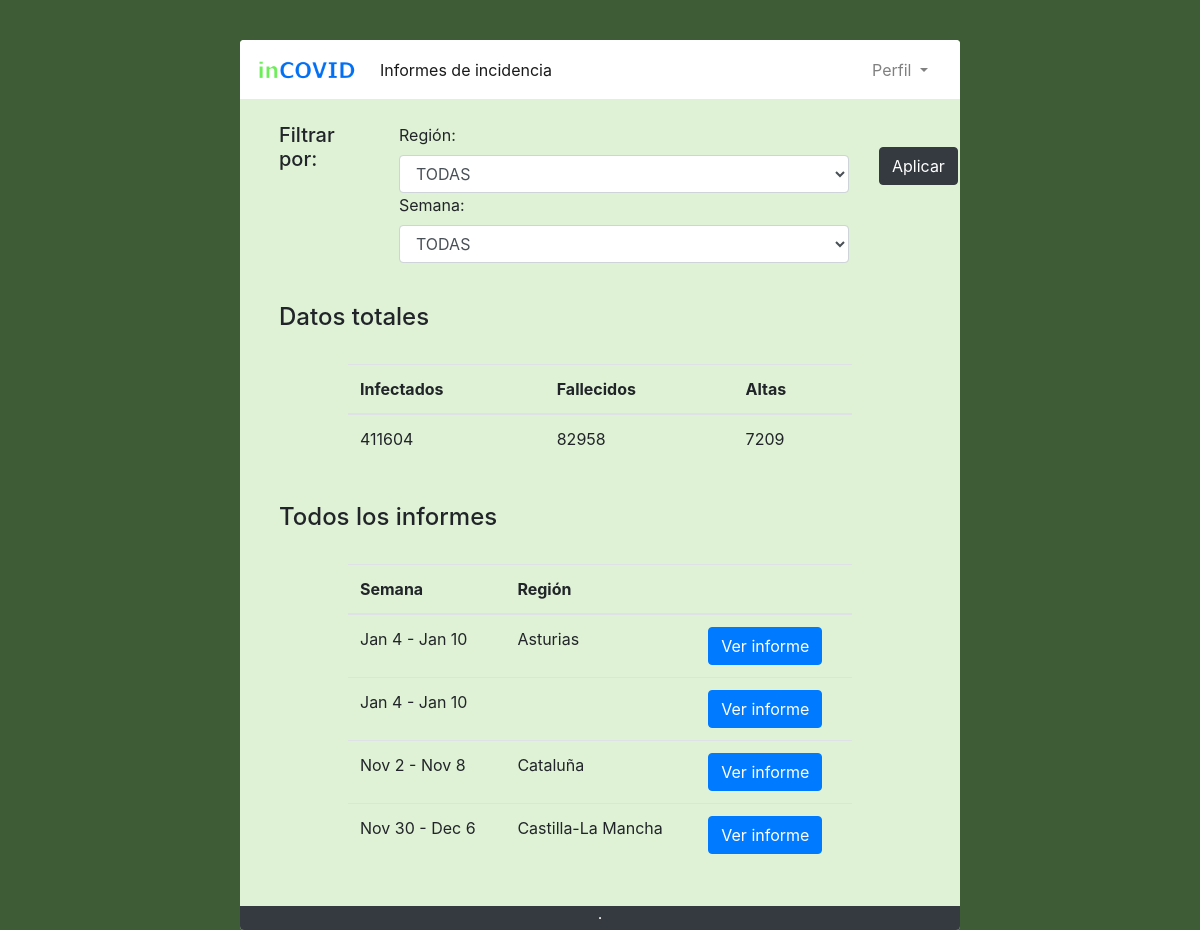
The page / on the database its author committed.
### tables this page shows
CREATE TABLE `informes` (
  `id` int NOT NULL,
  `semana` varchar(100) NOT NULL,
  `region` varchar(50) NOT NULL,
  `nInfectados` int NOT NULL,
  `nFallecidos` int NOT NULL,
  `nAltas` int NOT NULL,
  `idautor` int NOT NULL
);

CREATE TABLE `regiones` (
  `id` int NOT NULL,
  `nombre` varchar(50) NOT NULL
);

### auxiliar/AccesoADatos.php (called while the page is built, shortened)
<?php
$dir = $_SERVER['PHP_SELF'];
if (substr($dir, -9) == 'index.php') {
    $ruta = '';
} else {
    $ruta = '../';
}
require_once $ruta . 'modelo/Informe.php';
class AccesoADatos {
    private static $conexion;
    public static function new() {
        self::$conexion = new mysqli(Variables::$HOST, Variables::$USUARIO, Variables::$PASS, Variables::$BD);
    }
    public static function getAllInformes() {
        $consulta = "SELECT * FROM informes";
        $informes = null;
        if ($resultado = self::$conexion->query($consulta)) {
            while ($fila = $resultado->fetch_assoc()) {
                $id = $fila['id'];
                $semana = $fila['semana'];
                $nInfectados = $fila['nInfectados'];
                $nFallecidos = $fila['nFallecidos'];
                $nAltas = $fila['nAltas'];
                $idAutor = $fila['idautor'];
                $region = $fila['region'];
                $consultaRegion = 'SELECT nombre FROM regiones WHERE id=' . $region;
                $resultadoRegion = self::$conexion->query($consultaRegion);
                $fila = $resultadoRegion->fetch_assoc();
                $region = $fila['nombre'];
                $informes[] = new Informe($id, $semana, $region, $nInfectados, $nFallecidos, $nAltas, $idAutor);
            }
        }
        return $informes;
    }
}

### modelo/Informe.php (called while the page is built, shortened)
<?php
class Informe {
    private $semana;
    private $region;
    private $nInfectados;
    private $nFallecidos;
    private $nAltas;
    function __construct($id, $semana, $region, $nInfectados, $nFallecidos, $nAltas, $idAutor) {
        $this->semana = $semana;
        $this->region = $region;
        $this->nInfectados = $nInfectados;
        $this->nFallecidos = $nFallecidos;
        $this->nAltas = $nAltas;
    }
    function getSemana() {
        return $this->semana;
    }
    function getRegion() {
        return $this->region;
    }
    function getNInfectados() {
        return $this->nInfectados;
    }
    function getNFallecidos() {
        return $this->nFallecidos;
    }
    function getNAltas() {
        return $this->nAltas;
    }
}

### index.php (the view, shortened to what this page needs)
<!DOCTYPE html>
<html lang="es_ES">
    <head>
        <link rel="stylesheet" href="https://cdn.jsdelivr.net/npm/bootstrap@4.5.3/dist/css/bootstrap.min.css"
>
        <link rel="stylesheet" href="estilos/misEstilos.css">
    </head>
    <body>
        <div class="containter d-flex justify-content-center">
            <div class="row principal rounded">
                <?php
                include 'recursos/cabecera.php';
                require_once 'modelo/Informe.php';
                require_once 'auxiliar/AccesoADatos.php';
                $informes = AccesoADatos::getAllInformes();
                $infectados = 0;
                $fallecidos = 0;
                $altas = 0;
                if (is_array($informes)) {
                    for ($i = 0; $i < sizeof($informes); $i++) {
                        $infectados += $informes[$i]->getNInfectados();
                        $fallecidos += $informes[$i]->getNFallecidos();
                        $altas += $informes[$i]->getNAltas();
                    }
                } else {
                    ?>
                <div class="col-12 d-flex justify-content-center">
                    <p class="text-danger mt-4">No hay informes que coincidan con tu búsqueda.</p>
                </div>
                    <?php
                }
                ?>
                <div class="col-2 mt-4 ml-4">
                    <h5 class="h5">Filtrar por:</h5>
                </div>
                <div class="col-8 mt-4">
                    <form name="filtro" action="index.php" method="POST">
                        <div class="form-group">
                            <label for="filtroRegion">Región: </label>
                            <select class="form-control" name="filtroRegion">
                                <option value="TODAS">TODAS</option>
                            </select>
                            <label for="filtroSemana">Semana: </label>
                            <select class="form-control" name="filtroSemana">
                                <option value="TODAS">TODAS</option>
                            </select>
                        </div>
                </div>
                <div class="col-1 mt-5">
                    <input class="btn btn-dark" type="submit" name="filtrar" value="Aplicar">
                </div>
                <div class="col-12 mt-4 ml-4">
                    <h4 class="h4">Datos totales</h4>
                </div>
                <div class="col-12 mt-4 px-4 d-flex justify-content-center">
                    <table class="table table-hover w-75">
                        <thead>
                            <tr>
                                <th scope="col">Infectados</th>
                                <th scope="col">Fallecidos</th>
                                <th scope="col">Altas</th>
                            </tr>
                        </thead>
                        <tbody>
                            <tr>
                                <td><?php echo $infectados; ?></td>
                                <td><?php echo $fallecidos; ?></td>
                                <td><?php echo $altas; ?></td>
                            </tr>
                        </tbody>
                    </table>
                </div>
                <div class="col-12 mt-4 ml-4">
                    <h4 class="h4">Todos los informes</h4>
                </div>
                <div class="col-12 mt-4 px-4 d-flex justify-content-center">
                    <table class="table table-hover w-75">
                        <thead>
                            <tr>
                                <th scope="col">Semana</th>
                                <th scope="col">Región</th>
                                <th scope="col"></th>
                            </tr>
                        </thead>
                        <tbody>
                            <?php
                            if (is_array($informes)) {
                                for ($i = 0; $i < sizeof($informes); $i++) {
                                    ?>
                                    <tr>
                                        <td><?php echo $informes[$i]->getSemana(); ?></td>
                                        <td><?php echo $informes[$i]->getRegion(); ?></td>
                                        <td>
                                            <form name="verInforme" action="controladores/controladorInformes.php" method="POST">
                                                <input type="submit" class="btn btn-primary" name="verInforme" value="Ver informe">
                                            </form>
                                        </td>
                                    </tr>
                                    <?php
                                }
                            }
                            ?>
                        </tbody>
                    </table>
                </div>
                <?php include 'recursos/footer.php'; ?>
            </div>
        </div>
    </body>
</html>

### recursos/cabecera.php (shortened to what this page needs)
<?php
$dir = $_SERVER['PHP_SELF'];
if (substr($dir, -9) == 'index.php') {
    $ruta = '';
} else {
    $ruta = '../';
}
require_once $ruta . 'modelo/Informe.php';
?>
<nav class = "navbar navbar-expand navbar-light bg-white w-100 rounded-top">
    <a class = "navbar-brand" href = "<?php echo $ruta . 'index.php'; ?>">
        <img src = "<?php echo $ruta . 'images/logo.png'; ?>" width = "100" height = "auto" alt = "logo inCOVID">
    </a>
    <div class = "collapse navbar-collapse" id = "navbarNavDropdown">
        <ul class = "navbar-nav">
            <li class = "nav-item <?php
            if (substr($dir, -9) == 'index.php') {
                echo 'active';
            }
            ?>">
                <a class = "nav-link" href = "<?php echo $ruta . 'index.php'; ?>">Informes de incidencia</a>
            </li>
        </ul>
        <div class = "dropdown ml-auto">
            <a class = "nav-link dropdown-toggle desplegable" href = "#" id = "navbarDropdownMenuLink" data-toggle = "dropdown" aria-haspopup = "true" aria-expanded = "false">
                <?php
                if (isset($usuarioIniciado)) {
                    echo '<i>' . $usuarioIniciado->getNombre() . '</i>';
                } else {
                    echo 'Perfil';
                }
                ?>
            </a>
        </div>
    </div>
</nav>

### recursos/footer.php
<div class="col-12 bg-dark text-light rounded-bottom d-flex justify-content-center mt-4">
    ·
</div>

### estilos/misEstilos.css (style rules this page uses)
body { background-color: #3e5c35; }
.principal { background-color: #dff2d5; }
@media (min-width: 767.98px) { .principal { width: 60%; margin-top: 5vh; } }
.desplegable { color: grey; }

### rows shown on the page
informes: semana "Jan 4 - Jan 10"
regiones: nombre "Asturias"
informes: semana "Jan 4 - Jan 10"
informes: semana "Nov 2 - Nov 8"
regiones: nombre "Cataluña"
informes: semana "Nov 30 - Dec 6"
regiones: nombre "Castilla-La Mancha"

### other values the page prints
$infectados "411604"
$fallecidos "82958"
$altas "7209"
